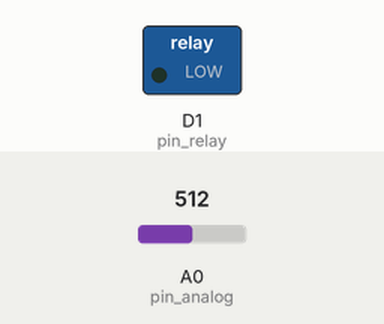
This sketch was run on a simulated ESP8266 (NodeMCU). Shown: switched loads named in the sketch (green lamp = pin HIGH). The inputs (shaded band) are chosen by the test bench; at power-on: A0 (pin_analog) = 512. WiFi joins after 1.5 s; servers stay silent unless stated.

Above: at 0.1 s.
At 1.9 s:
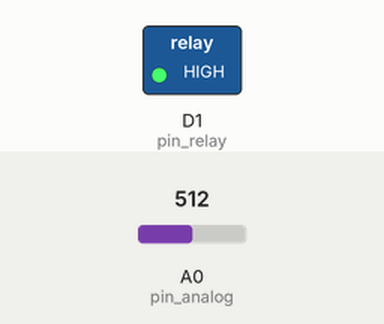
Timing chart, 0 to 3.4 s (numbered marks = the images above):
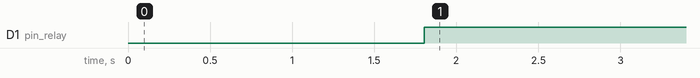

Measured:
- by itself, D1 (pin_relay): LOW → HIGH at 1.8 s

The sketch:

TUOICAYV2.ino
```cpp
#define BLYNK_PRINT Serial
#define pin_analog A0
#define pin_relay D1


#include <ESP8266WiFi.h>
#include <BlynkSimpleEsp8266.h>

// You should get Auth Token in the Blynk App.
// Go to the Project Settings (nut icon).

char auth[] = "cybZa1GGLSBHUm7n4new6rx2FDwjHx9V";
// Your WiFi credentials.


char ssid[] = "DESKTOP-3T5MH63 2575";
char pass[] = "(26866Ls";


void setup()
{
  // Debug console
  Serial.begin(9600);
  pinMode(pin_analog, INPUT);
  pinMode(pin_relay, OUTPUT);
  Blynk.begin(auth, ssid, pass);
}

void loop()
{
  int do_am_dat =  analogRead(pin_analog);     // Ta sẽ đọc giá trị hiệu điện thế của cảm biến
                                      // Giá trị được số hóa thành 1 số nguyên có giá trị trong khoảng từ 0 đến 1024 Đất càng ẩm thì giá trị càng nhỏ. Đất khô thì giá trị lớn

  if(do_am_dat > 1000){ //(đất khô)
  digitalWrite(pin_relay, LOW);  // kích hoạt rờ le bật máy bơm
  Blynk.virtualWrite(V7, "ĐANG TƯỚI CÂY"); // chuyển chuỗi ĐANG TƯỚI CÂY ra điện thoại
  }
  else if(do_am_dat < 1000){ //(đất ẩm)
  digitalWrite(pin_relay, HIGH); // kích hoạt rờ le tắt máy bơm
  Blynk.virtualWrite(V7, "NGỪNG TƯỚI CÂY"); // chuyển chuỗi NGỪNG TƯỚI CÂY ra điện thoại
  }

  float voltage = (100 - ((do_am_dat *100) / 1023)); // Công thức chuyển giá trị độ ẩm ra phần trăm
  Blynk.virtualWrite(V5, do_am_dat);
  Blynk.virtualWrite(V6, voltage); // chuyển giá trị phần trăm của độ ẩm ra điện thoại
  Blynk.run();
}
```
